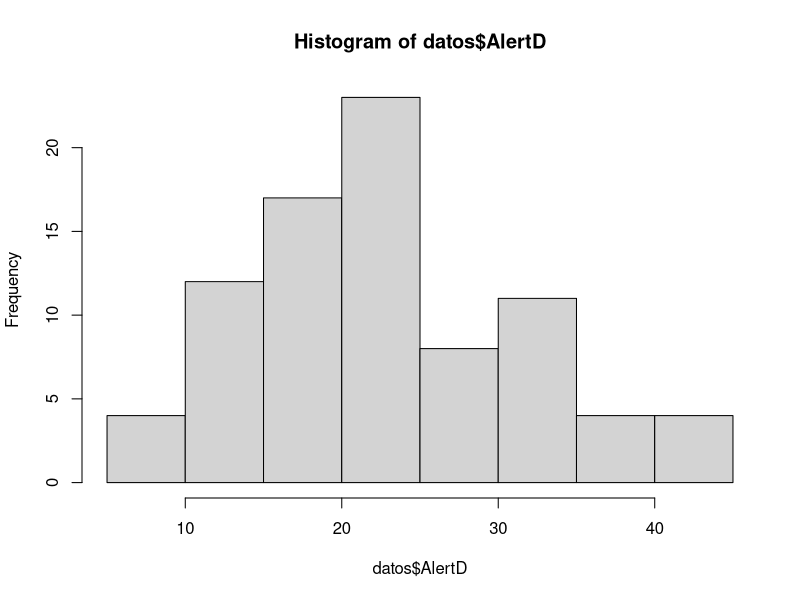
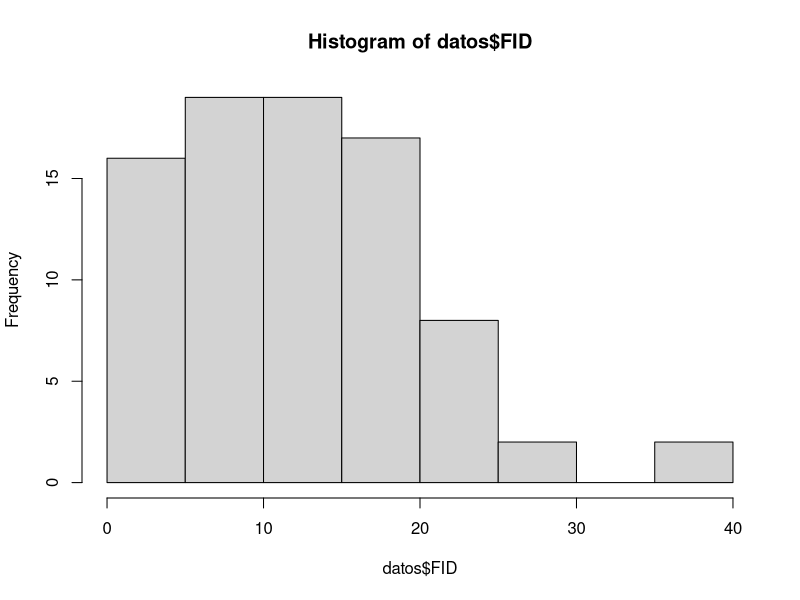
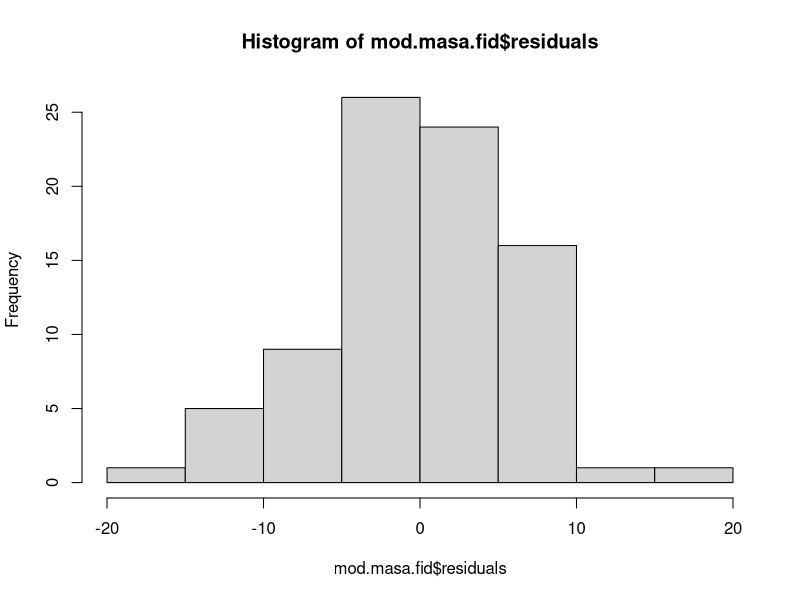
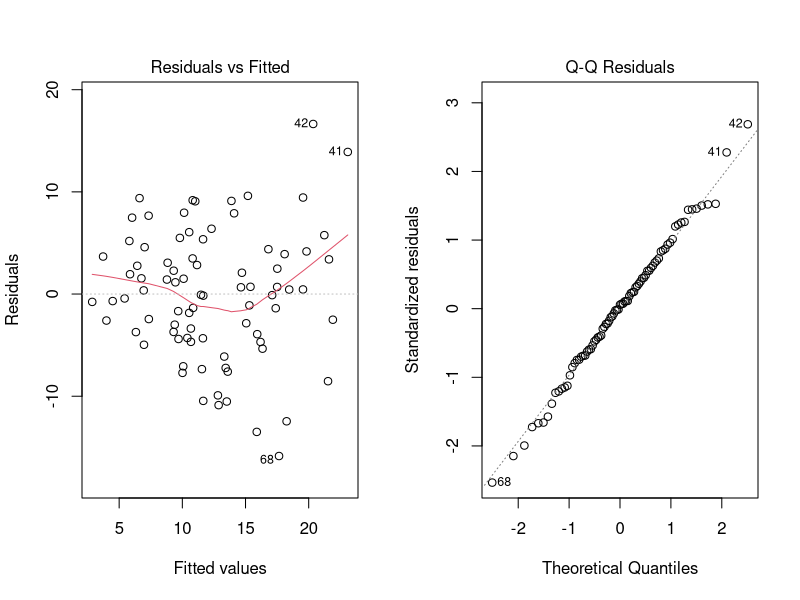
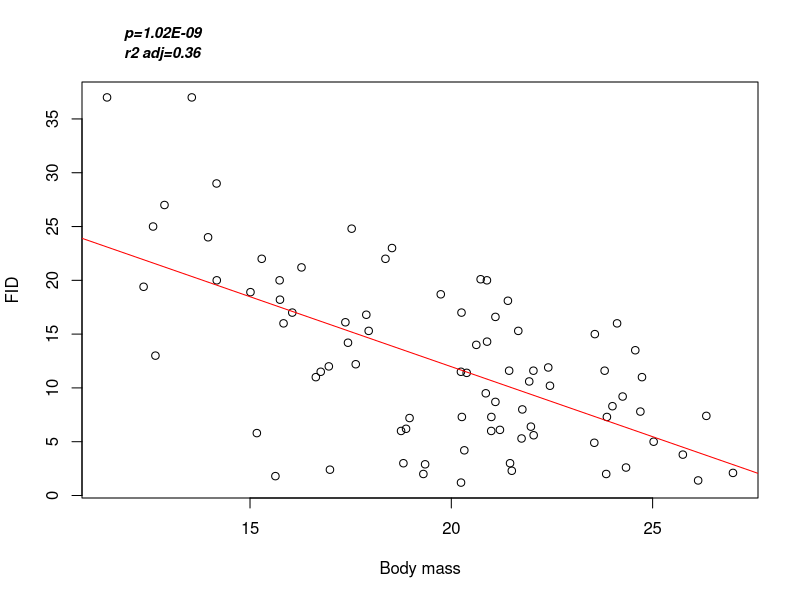
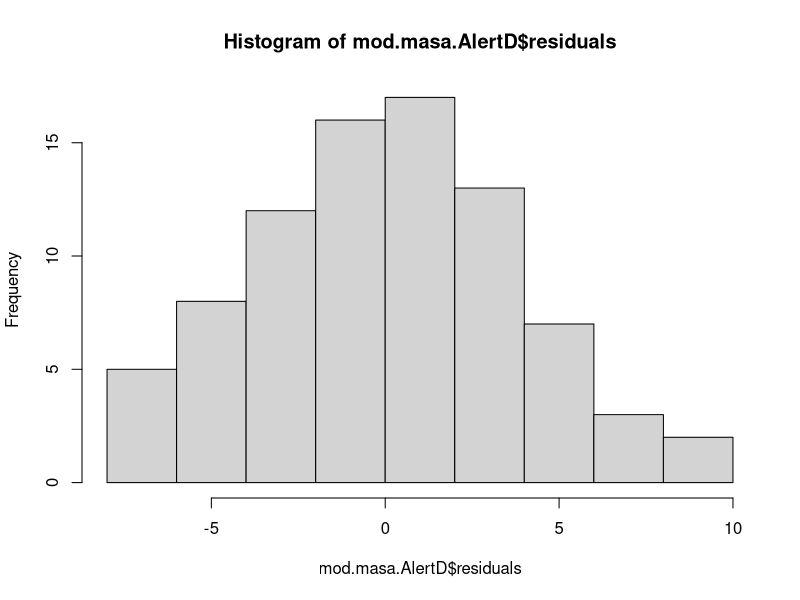
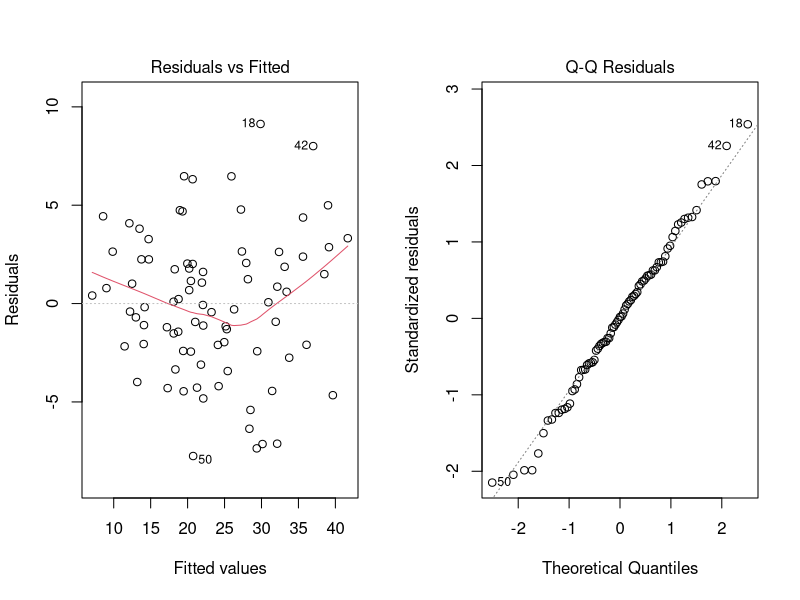
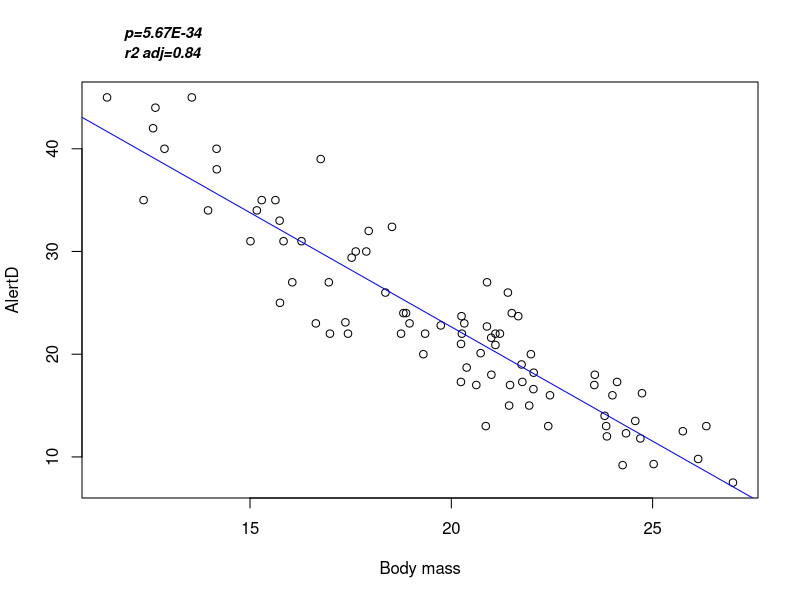

These figures' R source, in order:
#Script Tarea 2
#Curso de R
#Equipo Dinamita: Brenda Hernandez, Emmanuel Garcia y Diego Davila

#Revisar directorio
getwd()
setwd("C:/Users/diem_/Documents/R/MisProyectos/Curso_R_Voyer-Rosell/CursoDeR-VoyerRosell/Datos")
remove(list=ls())
remove(list=ls())

#Cargar datos

datos <- read.csv("Vigilancia-ardillas.csv", header=T)

#Exploracion de datos
head(datos)
tail(datos)
names(datos)
class(datos)
str(datos)

#Factores
datos$Site <- as.factor(datos$Site)
datos$Area <- as.factor(datos$Area)
datos$Predator <- as.factor(datos$Predator)

str(datos)

hist(datos$AlertD) #Distancia de alerta
hist(datos$FID) #Distancia a la que se alejan/huyen

#Planteamos modelo de FID en función del tamaño corporal
mod.masa.fid <- lm(FID ~ BodyM, data = datos)

#Comprobamos supuestos del modelo
#supuesto de normalidad
hist(mod.masa.fid$residuals)
shapiro.test(mod.masa.fid$residuals)
#supuesto de homocedasticidad
par(mfrow=c(1,2))
plot(mod.masa.fid,1)
plot(mod.masa.fid,2)

#Summary modelo
summary(mod.masa.fid)
sum.mod.FidBodyM <- summary(mod.masa.fid)

#plot del modelo lineal FID~BodyM
par(mfrow=c(1,1))
plot(FID ~ BodyM, data = datos, xlab="Body mass")
predicted.fid.body <- predict(mod.masa.fid, datos)
abline(lm(predicted.fid.body ~ datos$BodyM), col="red")
mtext(paste0("r2 adj=", round(sum.mod.FidBodyM$adj.r.squared, 2)), side = 3, line=1,
      adj=0.07, cex=0.9, font=4)
mtext(paste0("p=", formatC(sum.mod.FidBodyM$coefficients[8], format="E", digits=2)), side=3, line=2,
      adj=0.07, cex=0.9, font=4)

#Planteamos modelo de Distancia de alerta en función del tamaño corporal
mod.masa.AlertD <- lm(AlertD ~ BodyM, data = datos)

#Comprobamos supuestos del modelo
#supuesto de normalidad
hist(mod.masa.AlertD$residuals)
shapiro.test(mod.masa.AlertD$residuals)
#supuesto de homocedasticidad
par(mfrow=c(1,2))
plot(mod.masa.AlertD,1)
plot(mod.masa.AlertD,2)

#Summary modelo
summary(mod.masa.AlertD)
sum.mod.AlertDodyM <- summary(mod.masa.AlertD)

#plot del modelo lineal FID~BodyM
par(mfrow=c(1,1))
plot(AlertD ~ BodyM, data = datos, xlab="Body mass")
predicted.AlertD.body <- predict(mod.masa.AlertD, datos)
abline(lm(predicted.AlertD.body ~ datos$BodyM), col="blue")
mtext(paste0("r2 adj=", round(sum.mod.AlertDodyM$adj.r.squared, 2)), side = 3, line=1,
      adj=0.07, cex=0.9, font=4)
mtext(paste0("p=", formatC(sum.mod.AlertDodyM$coefficients[8], format="E", digits=2)), side=3, line=2,
      adj=0.07, cex=0.9, font=4)

names(datos)
boxplot(FID~Area, data=datos)

names(datos)
summary(datos) 

#ANOVA para la pregunta 3
#El area (rural o urbana) influye en el FID?
anova.area <- aov(sqrt(FID) ~ Area, data = datos)
summary(anova.area)

#Verificacion de supuestos prueba AOV
hist(anova.area$residuals)
shapiro.test(anova.area$residuals)

#verificacion de homocedasticidad
par(mfrow=c(1,2))
plot(anova.area,1)
plot(anova.area,2)

#Kruskal Wallis test
kruskal.area <- kruskal.test(FID ~ Area, data = datos)

#El area (rural o urbana) influye en la distancia de alerta ALERTD?
anova.area.alerta <- aov(sqrt(AlertD) ~ Area, data = datos)
summary(anova.area.alerta)
summary(anova.area)
#supuesto de normalidad
par(mfrow=c(1,1))
hist(anova.area.alerta$residuals)
shapiro.test(anova.area.alerta$residuals)

#verificacion de homocedasticidad
par(mfrow=c(1,2))
plot(anova.area.alerta,1)
plot(anova.area.alerta,2)

#supuesto de heterocedasticidad 
bartlett.test(datos$AlertD~datos$Area)

#boxplot
par(mfrow=c(1,1))
boxplot(AlertD ~ Area, data=datos, notch=T)

#Pregunta 4
#Los animales de zonas rurales y urbanas responden de forma diferente al tipo de depredador
#modificando su FID?
anova.depredador.fid <- aov(FID ~ Area*Predator, data=datos)
summary(anova.depredador.fid)

par(mfrow=c(1,1))
boxplot(FID~Area*Predator, data=datos)
interaction.plot(x.factor = datos$Predator,
                 trace.factor = datos$Area, # variable to plot on x-axis
                 response = datos$FID,    # variable to plot on y-axis
                 fun = median,  # summary statistic to be plotted for response variable
                 type = "l",     # type of plot, here "l" for lines
                 ylab = "Area:Predator",
                 xlab = "FID",
                 col = c("blue4", "red4"),
                 lty = 1,  # line type
                 lwd = 2,  # line width
                 trace.label = "Transmission",  # label for legend
                 xpd = FALSE) #,  # 'clip' legend at border

#supuesto de normalidad
hist(anova.depredador.fid$residuals)
shapiro.test(anova.depredador.fid$residuals)

#Homocedasticidad
par(mfrow=c(1,2))
plot(anova.depredador.fid,1)
plot(anova.depredador.fid,2)

#Pregunta 5
#Hacer modelo que mejor explique la variación en distancia de alerta AlertD para todos
#los individuos

#Modelo A
mod.b <- glm(AlertD ~ BodyM*Area, data=datos)
summary(mod.b)

#supuestos
#normalidad
hist(mod.b$residuals)
shapiro.test(mod.b$residuals)

#homocedasticidad
par(mfrow=c(1,2))
plot(mod.b,1)
plot(mod.b,2)


#Modelo B
mod.c <- glm(AlertD ~ BodyM + Area, data=datos)
summary(mod.c)

#supuestos
#normalidad
hist(mod.c$residuals)
shapiro.test(mod.c$residuals)

#homocedasticidad
par(mfrow=c(1,2))
plot(mod.c,1)
plot(mod.c,2)

names(datos)

#Modelo C
mod.d <- glm(AlertD ~ BodyM + Area + Predator, data=datos)
summary(mod.d)

#supuestos
#normalidad
hist(mod.d$residuals)
shapiro.test(mod.d$residuals)

#homocedasticidad
par(mfrow=c(1,2))
plot(mod.d,1)
plot(mod.d,2)

#Modelo D
mod.e <- glm(AlertD ~ BodyM*Predator+Area, data=datos)
summary(mod.e)

#supuestos
#normalidad
hist(mod.e$residuals)
shapiro.test(mod.e$residuals)

#homocedasticidad
par(mfrow=c(1,2))
plot(mod.e,1)
plot(mod.e,2)

names(datos)

#Modelo Brenda
par(mfrow=c(1,1))
bren<-glm(BodyM~Area, data=datos)
summary(bren)
boxplot(BodyM~Area, data=datos, notch=T)
boxplot(AlertD~Area*BodyM, data=datos, notch=T)
interaction.plot(x.factor = datos$Area,
                 trace.factor = datos$BodyM, # variable to plot on x-axis
                 response = datos$AlertD,    # variable to plot on y-axis
                 fun = median,  # summary statistic to be plotted for response variable
                 type = "l",     # type of plot, here "l" for lines
                 ylab = "AlertD",
                 xlab = "BodyM",
                 col = c("blue4", "red4"),
                 lty = 1,  # line type
                 lwd = 2,  # line width
                 trace.label = "Transmission",  # label for legend
                 xpd = FALSE) #,  # 'clip' legend at border


hist(bren$residuals)
par(mfrow=c(1,2))
plot(bren,1)
plot(bren,2)
